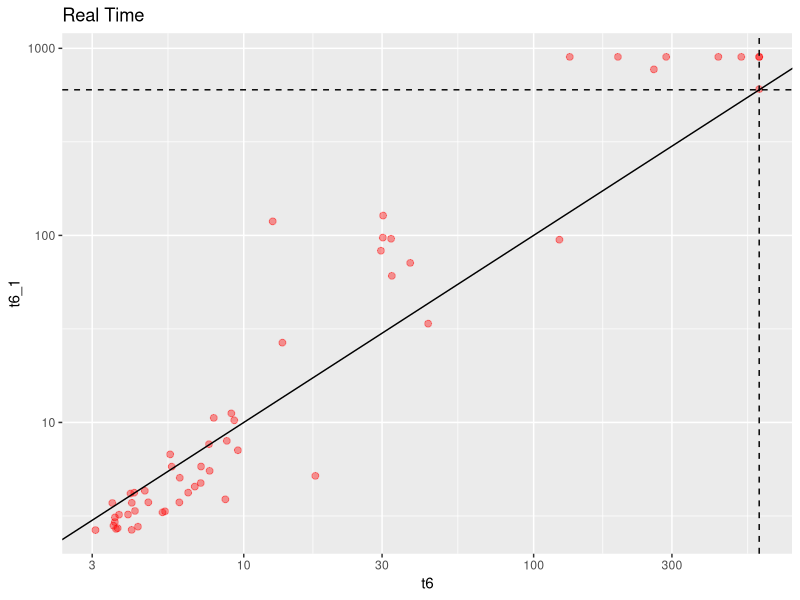
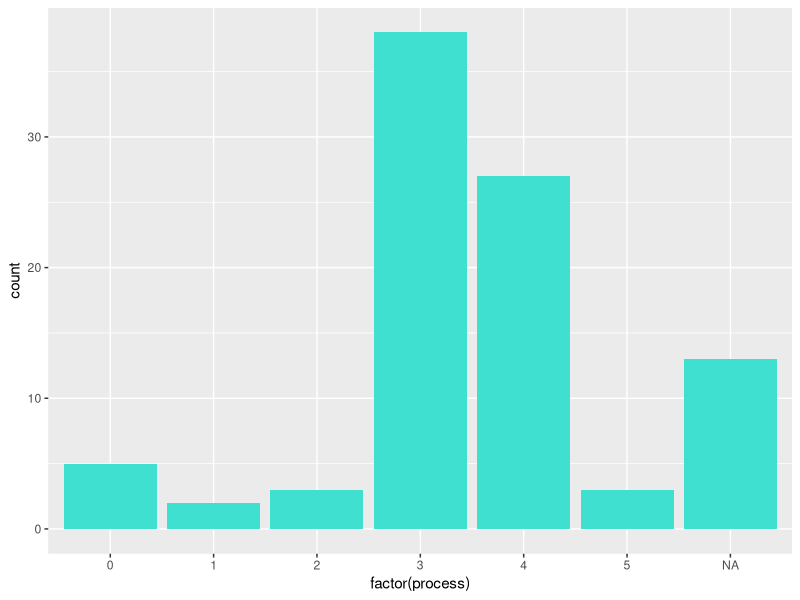
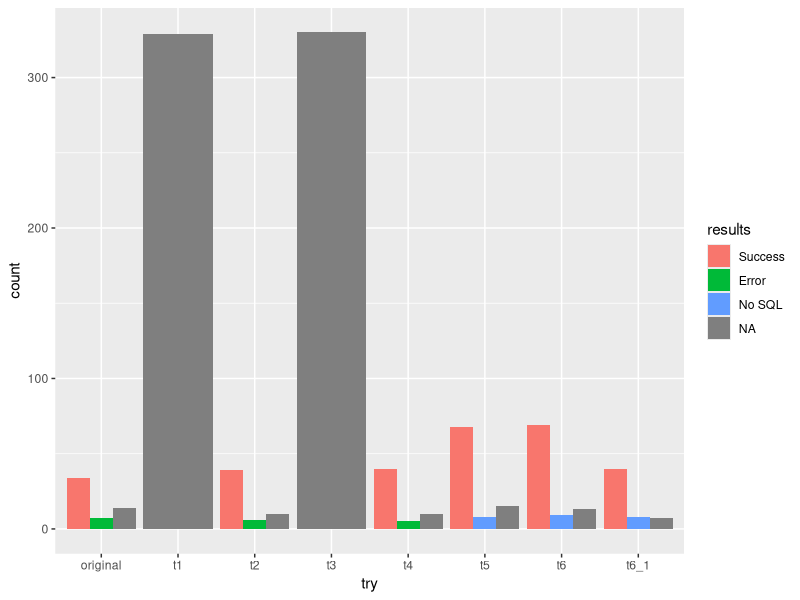

Write the R code that produced these figures, in order.
library(ggplot2)
library(stringr)
library(dplyr)

status_meanings = c('Success', 'Error', 'No SQL')

original <- read.csv('orig.csv', header=T, stringsAsFactors=FALSE)

qffd <- read.csv('qffd.csv', header=T, stringsAsFactors=FALSE)
qffd_r <- read.csv('qffd-random.csv', header=T, stringsAsFactors=FALSE)
t1 <- read.csv('try1.csv', header=T, stringsAsFactors=FALSE)
t2 <- read.csv('try2.csv', header=T, stringsAsFactors=FALSE)
t3 <- read.csv('try3.csv', header=T, stringsAsFactors=FALSE)
t4 <- read.csv('try4.csv', header=T, stringsAsFactors=FALSE)
t5 <- read.csv('try5.csv', header=T, stringsAsFactors=FALSE)
t6 <- read.csv('try6.csv', header=T, stringsAsFactors=FALSE)
t6_1 <- read.csv('try6_1.csv', header=T, stringsAsFactors=FALSE)

# times scatter plot
A = 't6';B = 't6_1';tmp <- merge(eval(parse(text = A)), eval(parse(text = B)), by='name', suffixes = c("_A","_B"));ggplot(tmp, aes(x=real_A, y=real_B)) + geom_point(color='red',alpha = 0.4,size=2) + scale_x_continuous(trans='log10') + scale_y_continuous(trans='log10') + geom_abline() + geom_hline(yintercept=600, linetype="dashed") + geom_vline(xintercept=600, linetype="dashed") + labs(y=B, x = A) + ggtitle('Real Time')

# process distribution
ggplot(t6, aes(x=factor(process))) + geom_bar(fill="turquoise")

# solved instances by try
tries = list('original' = original, 't1' = t1, 't2' = t2, 't3' = t3, 't4' = t4, 't5' = t5, 't6' = t6, 't6_1' = t6_1); solved = bind_rows(tries, .id='try'); results = factor(solved$status, labels=status_meanings); ggplot(solved, aes(x=try, fill=results)) + geom_bar(position="dodge")
